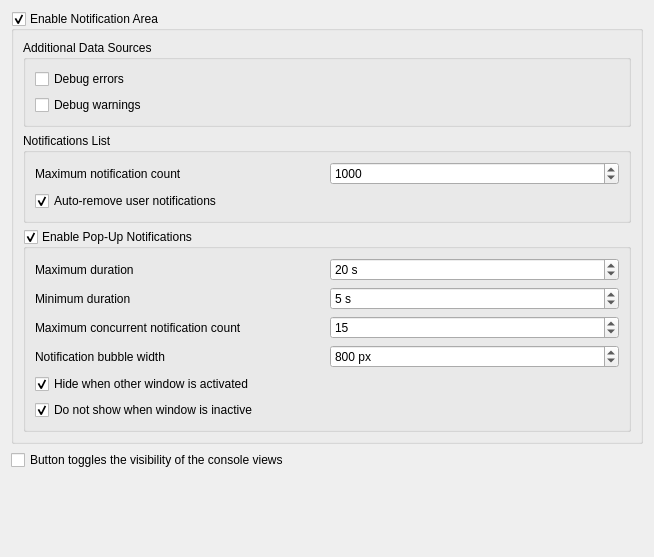
<?xml version="1.0" encoding="UTF-8"?>
<ui version="4.0">
 <class>Gui::Dialog::DlgSettingsNotificationArea</class>
 <widget class="QWidget" name="Gui::Dialog::DlgSettingsNotificationArea">
  <property name="geometry">
   <rect>
    <x>0</x>
    <y>0</y>
    <width>654</width>
    <height>557</height>
   </rect>
  </property>
  <property name="windowTitle">
   <string>Notification Area</string>
  </property>
  <layout class="QGridLayout" name="gridLayout_2">
   <item row="0" column="0">
    <widget class="QGroupBox" name="NotificationAreaEnabled">
     <property name="toolTip">
      <string>&lt;html&gt;&lt;head/&gt;&lt;body&gt;&lt;p&gt;If checked, show the notification area in the status bar: a button with the current notification count, which can expand the detailed notification list. Optionally, with additional pop-up notifications.&lt;/p&gt;&lt;/body&gt;&lt;/html&gt;</string>
     </property>
     <property name="title">
      <string>Enable Notification Area</string>
     </property>
     <property name="checkable">
      <bool>true</bool>
     </property>
     <layout class="QGridLayout" name="gridLayout">
      <item row="2" column="0">
       <widget class="QGroupBox" name="NonIntrusiveNotificationsEnabled">
        <property name="toolTip">
         <string>Enables non-intrusive pop-up notifications above the notification area. Pop-up notifications can be dismissed manually by clicking on them, or automatically after a set duration.</string>
        </property>
        <property name="title">
         <string>Enable Pop-Up Notifications</string>
        </property>
        <property name="checkable">
         <bool>true</bool>
        </property>
        <property name="checked">
         <bool>true</bool>
        </property>
        <layout class="QGridLayout" name="gridLayout_3">
         <item row="1" column="0">
          <widget class="QLabel" name="label_2">
           <property name="text">
            <string>Minimum duration</string>
           </property>
          </widget>
         </item>
         <item row="0" column="0">
          <widget class="QLabel" name="label">
           <property name="toolTip">
            <string/>
           </property>
           <property name="text">
            <string>Maximum duration</string>
           </property>
          </widget>
         </item>
         <item row="0" column="1">
          <widget class="Gui::PrefSpinBox" name="maxDuration">
           <property name="toolTip">
            <string>&lt;html&gt;&lt;head/&gt;&lt;body&gt;&lt;p&gt;Maximum amount of time the notification will be shown (unless mouse buttons are clicked). It also controls when user notifications will be removed if the &amp;quot;Auto-remove user notifications&amp;quot; setting is checked.&lt;/p&gt;&lt;/body&gt;&lt;/html&gt;</string>
           </property>
           <property name="suffix">
            <string> s</string>
           </property>
           <property name="minimum">
            <number>0</number>
           </property>
           <property name="maximum">
            <number>120</number>
           </property>
           <property name="value">
            <number>20</number>
           </property>
           <property name="prefEntry" stdset="0">
            <cstring>NotificationTime</cstring>
           </property>
           <property name="prefPath" stdset="0">
            <cstring>NotificationArea</cstring>
           </property>
          </widget>
         </item>
         <item row="1" column="1">
          <widget class="Gui::PrefSpinBox" name="minDuration">
           <property name="toolTip">
            <string>&lt;html&gt;&lt;head/&gt;&lt;body&gt;&lt;p&gt;Minimum amount of time the notification will be shown (unless the notification bubble is dismissed by clicking on it).&lt;/p&gt;&lt;/body&gt;&lt;/html&gt;</string>
           </property>
           <property name="suffix">
            <string> s</string>
           </property>
           <property name="value">
            <number>5</number>
           </property>
           <property name="prefEntry" stdset="0">
            <cstring>MinimumOnScreenTime</cstring>
           </property>
           <property name="prefPath" stdset="0">
            <cstring>NotificationArea</cstring>
           </property>
          </widget>
         </item>
         <item row="2" column="0">
          <widget class="QLabel" name="label_3">
           <property name="text">
            <string>Maximum concurrent notification count</string>
           </property>
          </widget>
         </item>
         <item row="2" column="1">
          <widget class="Gui::PrefSpinBox" name="maxNotifications">
           <property name="toolTip">
            <string>Maximum number of notifications that will be simultaneously present on the notification bubble.</string>
           </property>
           <property name="value">
            <number>15</number>
           </property>
           <property name="prefEntry" stdset="0">
            <cstring>MaxOpenNotifications</cstring>
           </property>
           <property name="prefPath" stdset="0">
            <cstring>NotificationArea</cstring>
           </property>
          </widget>
         </item>
         <item row="3" column="0">
          <widget class="QLabel" name="label_width">
           <property name="text">
            <string>Notification bubble width</string>
           </property>
          </widget>
         </item>
         <item row="3" column="1">
          <widget class="Gui::PrefSpinBox" name="notificationWidth">
           <property name="toolTip">
            <string>Width of the pop-up notification bubble in pixels.</string>
           </property>
           <property name="suffix">
            <string> px</string>
           </property>
           <property name="prefix">
            <string/>
           </property>
           <property name="minimum">
            <number>300</number>
           </property>
           <property name="maximum">
            <number>10000</number>
           </property>
           <property name="value">
            <number>800</number>
           </property>
           <property name="prefEntry" stdset="0">
            <cstring>NotificiationWidth</cstring>
           </property>
           <property name="prefPath" stdset="0">
            <cstring>NotificationArea</cstring>
           </property>
          </widget>
         </item>
         <item row="4" column="0">
          <widget class="Gui::PrefCheckBox" name="hideNonIntrusiveNotificationsWhenWindowDeactivated">
           <property name="toolTip">
            <string>Any open pop-up notifications will disappear when another window is activated.</string>
           </property>
           <property name="text">
            <string>Hide when other window is activated</string>
           </property>
           <property name="checked">
            <bool>true</bool>
           </property>
           <property name="prefEntry" stdset="0">
            <cstring>HideNonIntrusiveNotificationsWhenWindowDeactivated</cstring>
           </property>
           <property name="prefPath" stdset="0">
            <cstring>NotificationArea</cstring>
           </property>
          </widget>
         </item>
         <item row="5" column="0">
          <widget class="Gui::PrefCheckBox" name="preventNonIntrusiveNotificationsWhenWindowNotActive">
           <property name="toolTip">
            <string>Prevent pop-up notifications from appearing when the FreeCAD window is not the active window.</string>
           </property>
           <property name="text">
            <string>Do not show when window is inactive</string>
           </property>
           <property name="checked">
            <bool>true</bool>
           </property>
           <property name="prefEntry" stdset="0">
            <cstring>PreventNonIntrusiveNotificationsWhenWindowNotActive</cstring>
           </property>
           <property name="prefPath" stdset="0">
            <cstring>NotificationArea</cstring>
           </property>
          </widget>
         </item>
        </layout>
       </widget>
      </item>
      <item row="0" column="0">
       <widget class="QGroupBox" name="GroupBoxSubscriptions">
        <property name="toolTip">
         <string>Additional notification sources to show in the notification area.</string>
        </property>
        <property name="title">
         <string>Additional Data Sources</string>
        </property>
        <layout class="QGridLayout" name="gridLayout_1">
         <item row="0" column="0">
          <widget class="Gui::PrefCheckBox" name="developerErrorSubscriptionEnabled">
           <property name="toolTip">
            <string>Errors intended for developers will appear in the notification area.</string>
           </property>
           <property name="text">
            <string>Debug errors</string>
           </property>
           <property name="checked">
            <bool>false</bool>
           </property>
           <property name="prefEntry" stdset="0">
            <cstring>DeveloperErrorSubscriptionEnabled</cstring>
           </property>
           <property name="prefPath" stdset="0">
            <cstring>NotificationArea</cstring>
           </property>
          </widget>
         </item>
         <item row="1" column="0">
          <widget class="Gui::PrefCheckBox" name="developerWarningSubscriptionEnabled">
           <property name="toolTip">
            <string>Warnings intended for developers will appear in the notification area.</string>
           </property>
           <property name="text">
            <string>Debug warnings</string>
           </property>
           <property name="checked">
            <bool>false</bool>
           </property>
           <property name="prefEntry" stdset="0">
            <cstring>DeveloperWarningSubscriptionEnabled</cstring>
           </property>
           <property name="prefPath" stdset="0">
            <cstring>NotificationArea</cstring>
           </property>
          </widget>
         </item>
        </layout>
       </widget>
      </item>
      <item row="1" column="0">
       <widget class="QGroupBox" name="groupBox_2">
        <property name="toolTip">
         <string>Controls the amount of notifications to show in the list.</string>
        </property>
        <property name="title">
         <string>Notifications List</string>
        </property>
        <layout class="QGridLayout" name="gridLayout_4">
         <item row="0" column="1">
          <widget class="Gui::PrefSpinBox" name="maxWidgetMessages">
           <property name="toolTip">
            <string>Limits the number of notifications that will be kept in the list. If 0, there is no limit.</string>
           </property>
           <property name="maximum">
            <number>10000</number>
           </property>
           <property name="value">
            <number>1000</number>
           </property>
           <property name="prefEntry" stdset="0">
            <cstring>MaxWidgetMessages</cstring>
           </property>
           <property name="prefPath" stdset="0">
            <cstring>NotificationArea</cstring>
           </property>
          </widget>
         </item>
         <item row="0" column="0">
          <widget class="QLabel" name="label_4">
           <property name="text">
            <string>Maximum notification count</string>
           </property>
          </widget>
         </item>
         <item row="1" column="0">
          <widget class="Gui::PrefCheckBox" name="autoRemoveUserNotifications">
           <property name="toolTip">
            <string>Removes the user notifications from the notifications list after the maximum duration for pop-up notifications has lapsed.</string>
           </property>
           <property name="text">
            <string>Auto-remove user notifications</string>
           </property>
           <property name="checked">
            <bool>true</bool>
           </property>
           <property name="prefEntry" stdset="0">
            <cstring>AutoRemoveUserNotifications</cstring>
           </property>
           <property name="prefPath" stdset="0">
            <cstring>NotificationArea</cstring>
           </property>
          </widget>
         </item>
        </layout>
       </widget>
      </item>
     </layout>
    </widget>
   </item>
   <item row="1" column="0">
    <widget class="Gui::PrefCheckBox" name="buttonTogglesConsoleViews">
     <property name="toolTip">
      <string>Instead of showing the notification area widget, clicking the status bar button will toggle the visibility of the report view and of the python console.</string>
     </property>
     <property name="text">
      <string>Button toggles the visibility of the console views</string>
     </property>
     <property name="checked">
      <bool>false</bool>
     </property>
     <property name="prefEntry" stdset="0">
      <cstring>ButtonTogglesConsoleViews</cstring>
     </property>
     <property name="prefPath" stdset="0">
      <cstring>NotificationArea</cstring>
     </property>
    </widget>
   </item>
   <item row="4" column="0">
    <spacer name="verticalSpacer">
     <property name="orientation">
      <enum>Qt::Vertical</enum>
     </property>
     <property name="sizeHint" stdset="0">
      <size>
       <width>20</width>
       <height>63</height>
      </size>
     </property>
    </spacer>
   </item>
  </layout>
 </widget>
 <customwidgets>
  <customwidget>
   <class>Gui::PrefCheckBox</class>
   <extends>QCheckBox</extends>
   <header>Gui/PrefWidgets.h</header>
  </customwidget>
  <customwidget>
   <class>Gui::PrefSpinBox</class>
   <extends>QSpinBox</extends>
   <header>Gui/PrefWidgets.h</header>
  </customwidget>
 </customwidgets>
 <resources/>
 <connections/>
</ui>
